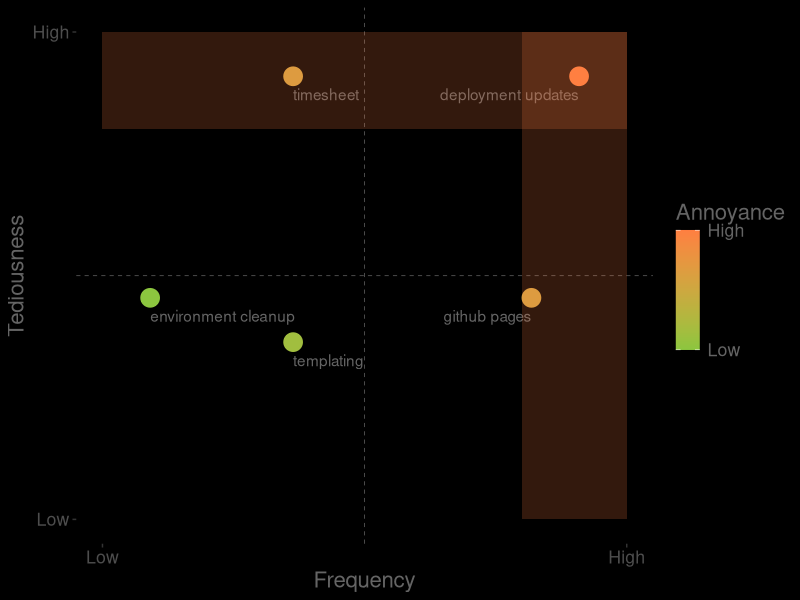
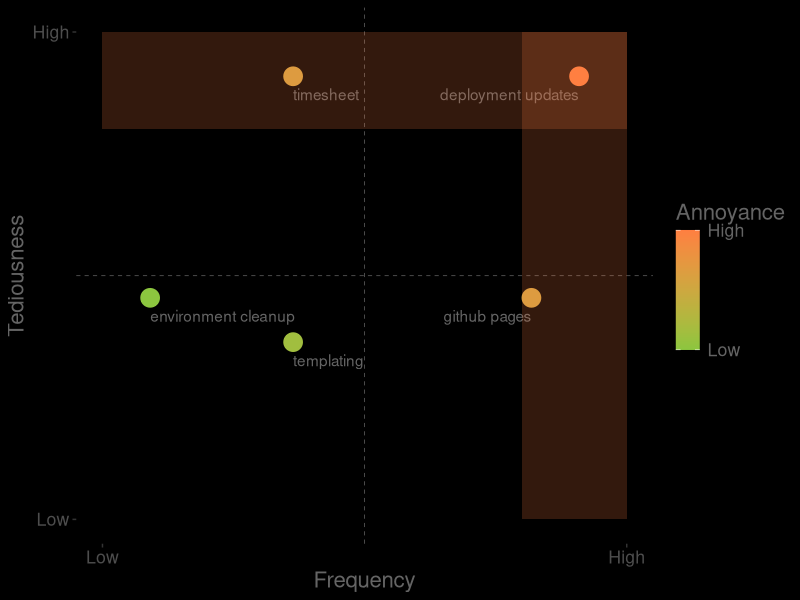

Write R code to recreate these figures, in order.
library(ggplot2)

# emakina colors
tangerine<-"#ff7f41" #orange
tangerine_transparent<-"#ff7f4185"
chartreuse<- "#8cc63f" #green
chartreuse_transparent<- "#8cc63f85"
azure<- "#008fd4" #blue
colors <- c(tangerine, chartreuse)
black<-"#000000"
grey1<-"#c8c8c8" # light grey
grey2<-"#969696" # middle grey
grey3<-"#646464" # dark grey

names<-c("timesheet","github pages","templating","deployment updates","environment cleanup")
tediousness<-c(10, 5,4,10,5)
frequency<- c(4,9,4,10,1)


data <-data.frame(names, frequency, tediousness)
data$annoyance<-data$frequency + data$tediousness


p<-ggplot(data, aes(x=frequency,y=tediousness)) +
   geom_point(aes(color=annoyance), size=6) +
   geom_text(aes(label=names),hjust="inward",vjust=2,colour=grey3) +
   #color labels and breaks (put in the legend)
   scale_colour_gradient(low=chartreuse, high=tangerine,breaks=c(min(data$annoyance), max(data$annoyance)),labels = c("Low", "High")) + # color coding of points
   # Axis labels and legend label
   xlab('Frequency') + ylab('Tediousness') +  labs(color="Annoyance") +
   # lim is the range of the x-axis, breaks defines which ticks to display, and labels are the labels of the ticks
   scale_x_continuous(lim=c(0,max(data$frequency)+1), breaks=c(0, max(data$frequency)+1), labels=c('Low', 'High')) +
   # same as for x-axis :)
   scale_y_continuous(lim=c(0,max(data$tediousness)+1), breaks=c(0, max(data$tediousness)+1), labels=c('Low', 'High'))

# label sizes
titleSize<-18
labelSize<-14

p<-p+theme(
text=element_text(size=16),
  # set colour to NA otherwise you have a small white border - ANNOYING!
  plot.background=element_rect(fill=black,colour=NA),
  legend.background=element_rect(fill=black),
  panel.background = element_rect(fill = black,
                                size = 2, linetype = "solid"),
  panel.grid.major = element_line(size = 0.5, linetype = 'solid',
                                colour = NA),
  panel.grid.minor = element_line(size = 0.25, linetype = 'dashed',
                                colour = grey3)
  ,legend.text=element_text(color=grey3)
  ,legend.title=element_text(color=grey3)

  ,axis.title.x = element_text( color=grey3)
  ,axis.title.y = element_text( color=grey3)
  #,plot.margin=grid::unit(c(0,0,0,0), "mm")
  )

# add rectangles to highlight the interesting areas
p<-p +
  # horizontal bar
  annotate("rect",xmin=0,xmax=max(data$frequency)+1,ymax=max(data$tediousness)+1,ymin=0.8*(max(data$tediousness)+1),alpha=0.2,fill=tangerine)+
  # vertical bar
  annotate("rect",xmin=(1-0.2)*(max(data$frequency)+1),xmax=max(data$frequency)+1,ymax=max(data$tediousness)+1,ymin=0,alpha=0.2,fill=tangerine)
p
ggsave("./assets/scatterplot.png", p)
